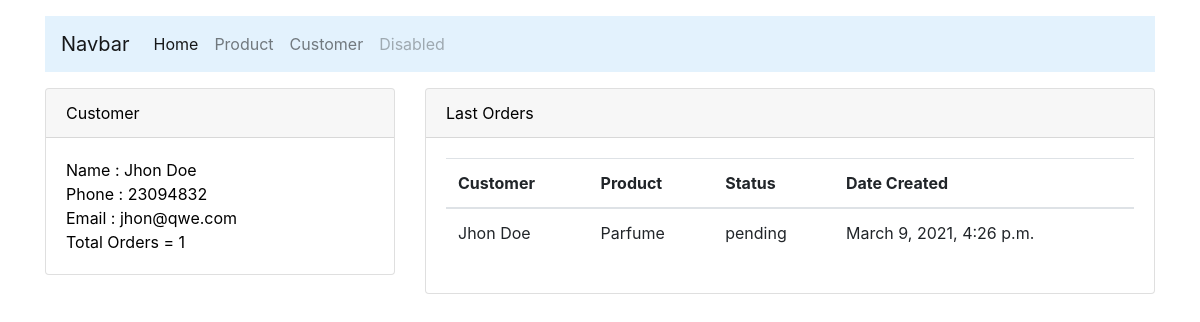
Page /customer/1/detail on the committed database.
### accounts/models.py (models this page shows, shortened)
class Customer(models.Model):
    name = models.CharField(max_length=100, null=True)
    phone = models.CharField(max_length=15, null=True)
    email = models.CharField(max_length=100, null=True)
    created_at = models.DateTimeField(auto_now_add=True, null=True)
    def __str__(self):
        return self.name

class Order(models.Model):
    STATUS = (
        ('pending', 'Pending'),
        ('delivery', 'Delivery'),
        ('delivered', 'Delivered')
    )
    customer = models.ForeignKey(Customer, null=True, on_delete=models.SET_NULL)
    product = models.ForeignKey(Product, null=True, on_delete=models.SET_NULL)
    status = models.CharField(max_length=100, null=True, choices=STATUS)
    created_at = models.DateTimeField(auto_now_add=True, null=True)

class Product(models.Model):
    CATEGORY = (
        ('indoor', 'Indoor'),
        ('outdoor', 'Outdoor')
    )
    name = models.CharField(max_length=100, null=True)
    price = models.FloatField(null=True)
    category = models.CharField(max_length=100, null=True, choices=CATEGORY)
    description = models.TextField(null=True)
    created_at = models.DateTimeField(auto_now_add=True, null=True)
    tag = models.ManyToManyField(Tag)
    def __str__(self):
        return self.name

### accounts/views.py (the view)
# urls.py: path('customer/<int:pk>/detail', views.customerDetail, name='accounts.customer.detail'),
def customerDetail(request, pk):
    customer = Customer.objects.get(id=pk)
    orders = customer.order_set.all()
    order_count = orders.count()
    context = {'customer': customer, 'orders': orders, 'order_count': order_count}
    return render(request, 'accounts/customer_detail.html', context)

### accounts/templates/accounts/customer_detail.html
{% extends 'accounts/_main.html' %}
{% block content %}
    <div class="row">
        <div class="col-md-4">
            <div class="card">
                <div class="card-header">Customer</div>
                <div class="card-body">
                    Name : {{ customer.name }} <br>
                    Phone : {{ customer.phone }} <br>
                    Email : {{ customer.email }} <br>
                    Total Orders = {{ order_count }}
                </div>
            </div>
        </div>
        <div class="col-md-8">
            <div class="card">
                <div class="card-header">Last Orders</div>
                <div class="card-body">
                    <table class="table table-hover">
                        <thead>
                        <tr>
                            <th>Customer</th>
                            <th>Product</th>
                            <th>Status</th>
                            <th>Date Created</th>
                        </tr>
                        </thead>
                        <tbody>
                        {% for order in orders %}
                            <tr>
                                <td>{{ order.customer }}</td>
                                <td>{{ order.product }}</td>
                                <td>{{ order.status }}</td>
                                <td>{{ order.created_at }}</td>
                            </tr>
                        {% endfor %}
                        </tbody>
                    </table>
                </div>
            </div>
        </div>
    </div>
{% endblock %}

### static/css/main.css (style rules this page uses)
body { color: black; }

### rows in the picture
Customer: name "Jhon Doe", phone "23094832", email "jhon@qwe.com"
Order: customer "Jhon Doe", product "Parfume", status "pending", created_at "March 9, 2021, 4:26 p.m."

### other values in the picture
{{ order_count }} "1"
